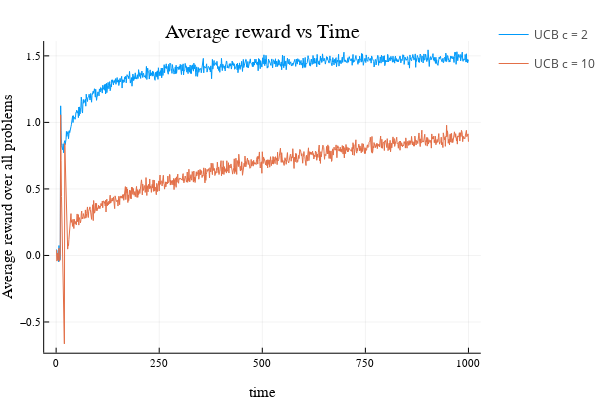

The notebook cell this image was saved under:
### Code cell
plot(
    [mean(rewards_ucb, dims=2) mean(rewards_ucb10, dims=2)],
    label=["UCB c = 2" "UCB c = 10"],
    xlabel="time",
    ylabel="Average reward over all problems",
    legend=:bottomright,
    title="Average reward vs Time"
)

### Figure 1 — Plotly figure (JSON) as saved in the notebook; plotly's stock layout.template omitted (floating-point values rounded to 4 significant figures; data arrays with more than 128 entries replaced by an {"elided": "..."} marker saying what was removed)
{"data": [{"colorbar": {"title": ""}, "legendgroup": "UCB c = 2", "line": {"color": "rgba(0, 154, 250, 1.000)", "dash": "solid", "shape": "linear", "width": 1}, "mode": "lines", "name": "UCB c = 2", "showlegend": true, "type": "scatter", "x": {"elided": "1000 int values"}, "xaxis": "x", "y": {"elided": "1000 float values"}, "yaxis": "y", "zmax": null, "zmin": null}, {"colorbar": {"title": ""}, "legendgroup": "UCB c = 10", "line": {"color": "rgba(227, 111, 71, 1.000)", "dash": "solid", "shape": "linear", "width": 1}, "mode": "lines", "name": "UCB c = 10", "showlegend": true, "type": "scatter", "x": {"elided": "1000 int values"}, "xaxis": "x", "y": {"elided": "1000 float values"}, "yaxis": "y", "zmax": null, "zmin": null}], "layout": {"annotations": [{"font": {"color": "rgba(0, 0, 0, 1.000)", "family": "sans-serif", "size": 20}, "rotation": 0, "showarrow": false, "text": "Average reward vs Time", "x": 0.5424, "xanchor": "center", "xref": "paper", "y": 1, "yanchor": "top", "yref": "paper"}], "height": 400, "legend_position": {"bgcolor": "rgba(255, 255, 255, 1.000)", "bordercolor": "rgba(0, 0, 0, 1.000)", "borderwidth": 1, "font": {"color": "rgba(0, 0, 0, 1.000)", "family": "sans-serif", "size": 11}, "title": {"font": {"color": "rgba(0, 0, 0, 1.000)", "family": "sans-serif", "size": 15}, "text": ""}, "tracegroupgap": 0, "traceorder": "normal", "x": 1, "xanchor": "right", "y": 0.07, "yanchor": "bottom"}, "margin": {"b": 20, "l": 0, "r": 0, "t": 20}, "paper_bgcolor": "rgba(255, 255, 255, 1.000)", "plot_bgcolor": "rgba(255, 255, 255, 1.000)", "showlegend": true, "width": 600, "xaxis": {"anchor": "y", "domain": [0.09128, 0.9934], "gridcolor": "rgba(0, 0, 0, 0.100)", "gridwidth": 0.5, "linecolor": "rgba(0, 0, 0, 1.000)", "mirror": false, "range": [-28.97, 1030.0], "showgrid": true, "showline": true, "showticklabels": true, "tickangle": 0, "tickcolor": "rgb(0, 0, 0)", "tickfont": {"color": "rgba(0, 0, 0, 1.000)", "family": "sans-serif", "size": 11}, "tickmode": "array", "ticks": "inside", "ticktext": ["0", "250", "500", "750", "1000"], "tickvals": [0, 250, 500, 750, 1000], "title": "time", "titlefont": {"color": "rgba(0, 0, 0, 1.000)", "family": "sans-serif", "size": 15}, "type": "-", "visible": true, "zeroline": false, "zerolinecolor": "rgba(0, 0, 0, 1.000)"}, "yaxis": {"anchor": "x", "domain": [0.07581, 0.9415], "gridcolor": "rgba(0, 0, 0, 0.100)", "gridwidth": 0.5, "linecolor": "rgba(0, 0, 0, 1.000)", "mirror": false, "range": [-0.731, 1.611], "showgrid": true, "showline": true, "showticklabels": true, "tickangle": 0, "tickcolor": "rgb(0, 0, 0)", "tickfont": {"color": "rgba(0, 0, 0, 1.000)", "family": "sans-serif", "size": 11}, "tickmode": "array", "ticks": "inside", "ticktext": ["−0.5", "0.0", "0.5", "1.0", "1.5"], "tickvals": [-0.5, 0, 0.5, 1, 1.5], "title": "Average reward over all problems", "titlefont": {"color": "rgba(0, 0, 0, 1.000)", "family": "sans-serif", "size": 15}, "type": "-", "visible": true, "zeroline": false, "zerolinecolor": "rgba(0, 0, 0, 1.000)"}}}
